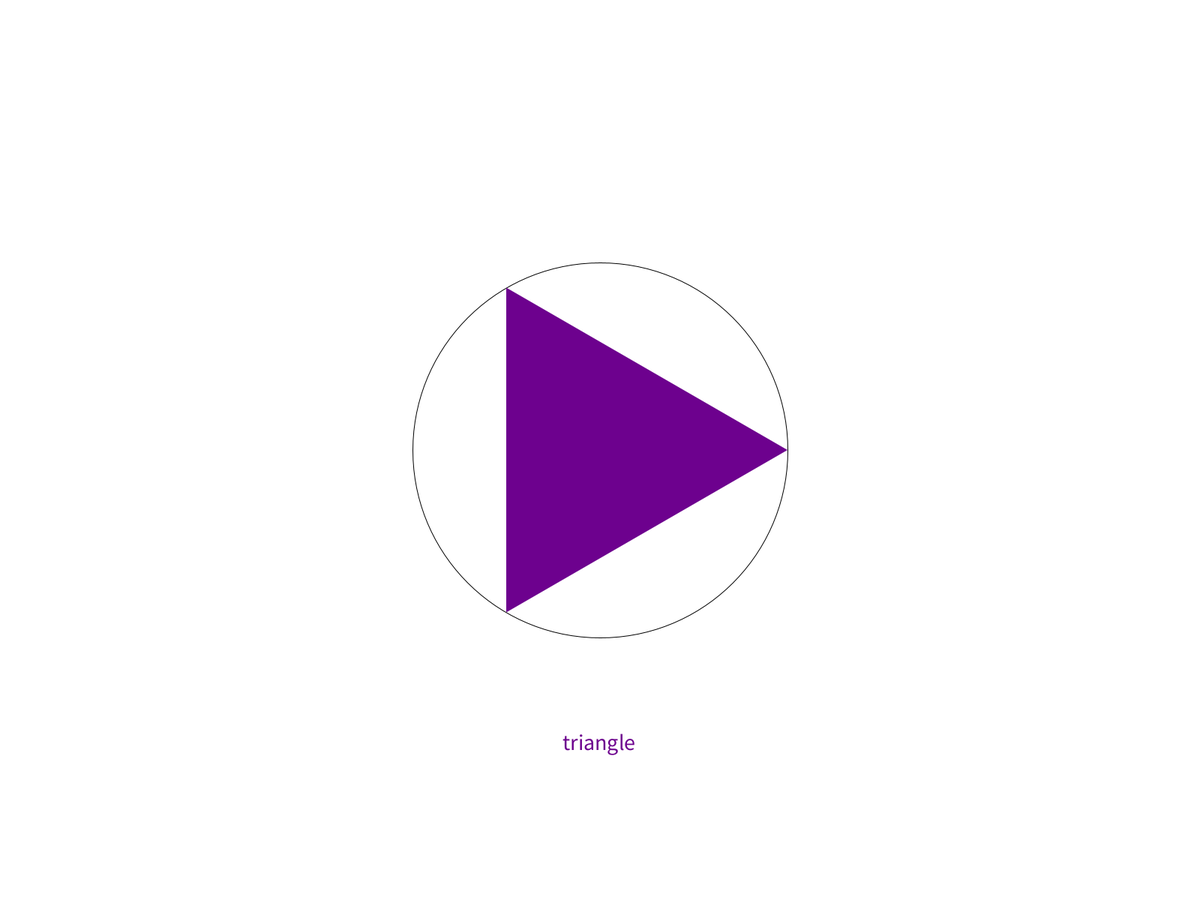
Frame 1 (no input)
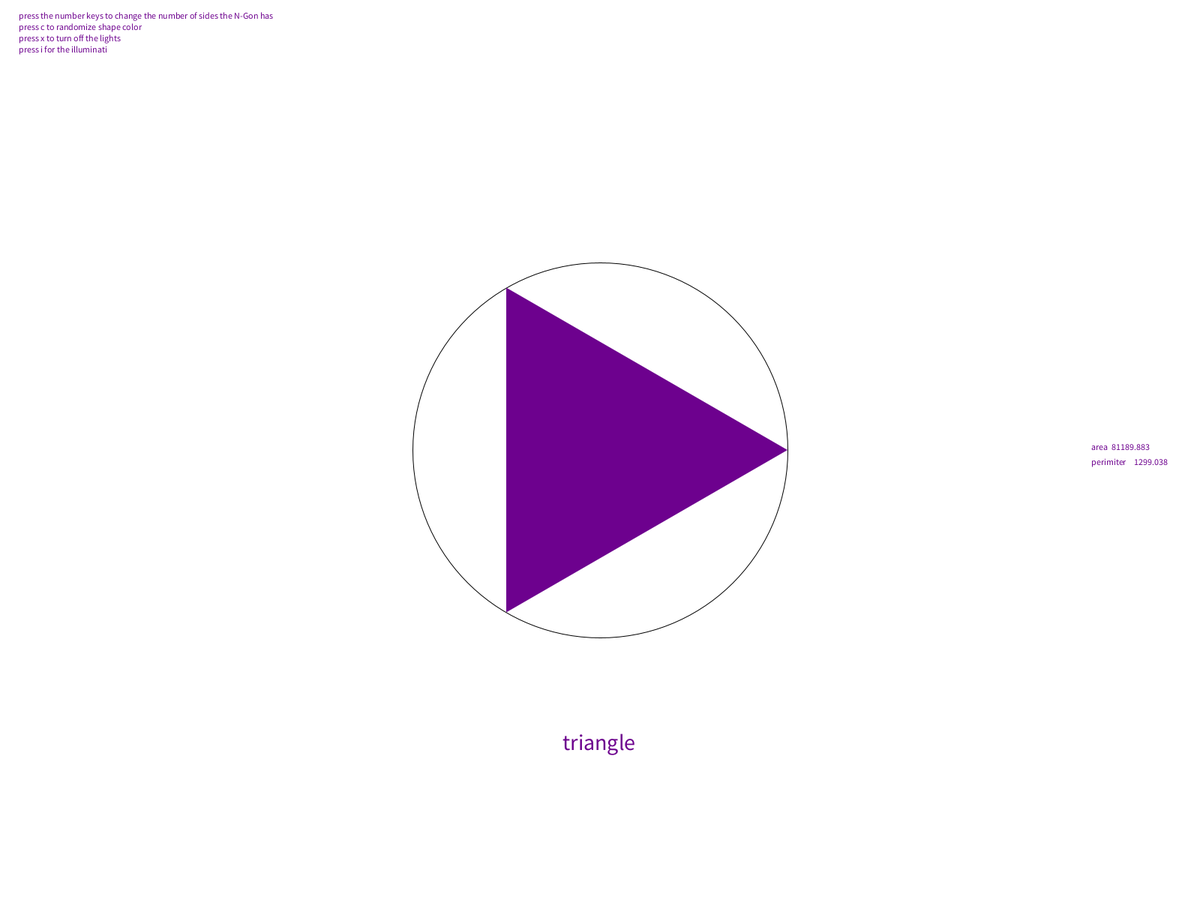
Frame 60 (the mouse pressed at the canvas centre just before this capture)
Frame 120 (the mouse held since frame 60 and released just before this capture): identical to frame 60, image omitted

The Processing sketch that drew these frames (run headless with seeded random() and noise(); from frame 60 on, the mouse is pressed at the canvas centre):

// Processing sketch: N_Gon
// ── N_Gon.pde
int numStars=1;
int numPoints=3;
float sidelength;
float perimiter;
float trideg;
float trihei;
float tribas;
float radius;
float triarea;
float ngonarea;  
float background = 255;

star[] toby = new star[numStars] ;

void setup() {

  fullScreen();
  background(255);
  fill(255);

  for (int i=0; i<numStars; i++) {
    toby[i] = new star(color(random(170), random(4), random(150)), width/2, height/2, ((360/(numPoints))*2), 250, numPoints, random(1, 6), random(1, 6));
  }//end for
}// end setup 

void draw() {
  
if (keyCode == 88) {
      background = color(random(255),random(255),random(255));
      stroke(255);
      ellipse(width/2, height/2, 500, 500);
    }
    
  background (background);
  text("press the number keys to change the number of sides the N-Gon has", 25, 25);
  text("press c to randomize shape color", 25, 40);
  text("press x to turn off the lights", 25, 55);
  text("press i for the illuminati", 25, 70);
  text("area", width-145, height/2);
  text(ngonarea, width-120, height/2);
  text("perimiter", width-145, height/2+20);
  text(perimiter, width-90, height/2+20);

  ellipseMode(CENTER);
  stroke (0);
  noFill();
  ellipse(width/2, height/2, 500, 500);

  for (int i=0; i<numStars; i++) {
    toby[i].display();

    trideg = 360/toby[i].numPoints/2;
    radius = 250;
    tribas = (sin(radians(trideg)))*radius;
    trihei = (sin(radians(90-trideg)))*radius;
    triarea = trihei*tribas;
    ngonarea = triarea*toby[i].numPoints;
    
    sidelength = 2*250*sin(PI/toby[i].numPoints);
    perimiter = sidelength*toby[i].numPoints;
    
  }//endfor
  
   
    
}// end draw
// ── StarClass.pde
class star {
  // first the the class all of the variables and types it will use

  color c;
  float innerRad;
  float outerRad;
  float numPoints;
  float bigAng=TWO_PI/numPoints;
  float halfAng=bigAng/2.0;
  float centerX;
  float centerY;
  float xSpeed;
  float ySpeed;

  //then some weird stuff called the constructorS

  star(color cTemp, float centerXTemp, float centerYTemp, float innerRadTemp, float outerRadTemp, float numPointsTemp, float xSpeedTemp, float ySpeedTemp) {
    c = cTemp;
    centerX = centerXTemp;
    centerY = centerYTemp;
    innerRad = innerRadTemp;
    outerRad = outerRadTemp;
    numPoints = numPointsTemp;
    xSpeed = xSpeedTemp;
    ySpeed = ySpeedTemp;
  }// end constructor 

  // next come the methods for the ball objects
  // the methods these are the actions the object will perform

  void display() {
    noStroke();
    fill(c);
    if (keyCode == 48) {
      numPoints = 1;
       textMode(CENTER);
      text("do you even know how a shape works", width/2-100, height/2);
      textSize(30);
     text("not-agon", width/2-50, height/1.2);
     textSize(12);
    }
    if (keyCode == 49) {
      numPoints = 1;
       textMode(CENTER);
      text("do you even know how a shape works", width/2-100, height/2);
      textSize(30);
     text("not-agon", width/2-50, height/1.2);
     textSize(12);
    }
    if (keyCode == 50) {
      numPoints = 2;
      textMode(CENTER);
       text("do you even know how a shape works", width/2-100, height/2);
       textSize(30);
     text("not-agon", width/2-50, height/1.2);
     textSize(12);
    }
    if (keyCode == 51) {
      numPoints = 3;
    }
      if (keyCode == 52) {
      numPoints = 4;
    }
      if (keyCode == 53) {
      numPoints = 5;
    }
      if (keyCode == 54) {
      numPoints = 6;
    }
      if (keyCode == 55) {
      numPoints = 7;
    }
      if (keyCode == 56) {
      numPoints = 8;
    }
     if (keyCode == 57) {
      numPoints = 9;
    }
     if (keyCode == 67) {
      c = color(random(255),random(255),random(255));
    }
     if (numPoints == 3) {
     textSize(30);
     text("triangle", width/2-50, height/1.2);
     textSize(12);
    }
      if (numPoints == 4) {
     textSize(30);
     text("square", width/2-50, height/1.2);
     textSize(12);
    }
      if (numPoints == 5) {
     textSize(30);
     text("pentagon", width/2-50, height/1.2);
     textSize(12);
    }
     if (numPoints == 6) {
     textSize(30);
     text("hexagon", width/2-50, height/1.2);
     textSize(12);
    }
      if (numPoints == 7) {
     textSize(30);
     text("heptagon", width/2-50, height/1.2);
     textSize(12);
    }
      if (numPoints == 8) {
     textSize(30);
     text("octagon", width/2-50, height/1.2);
     textSize(12);
    }
    if (numPoints == 9) {
     textSize(30);
     text("nonagon", width/2-50, height/1.2);
     textSize(12);
    }
    
    beginShape();

    for (int i=0; i<numPoints; i=i+1) {
      float bigAng=TWO_PI/numPoints;
  
      vertex(outerRad*cos(i*bigAng)+centerX, outerRad*sin(i*bigAng)+centerY);
    }//end for 
    endShape(CLOSE);
    if(keyCode == 73){
      numPoints = 3;
       c = color(75,125,75);
      stroke(0);
      fill(255);
       ellipse(width/2,height/2,150,75);
      stroke(0);
      fill(0);
    ellipse(width/2,height/2,50,50);
      
    }
  }// end method display
}// end class
